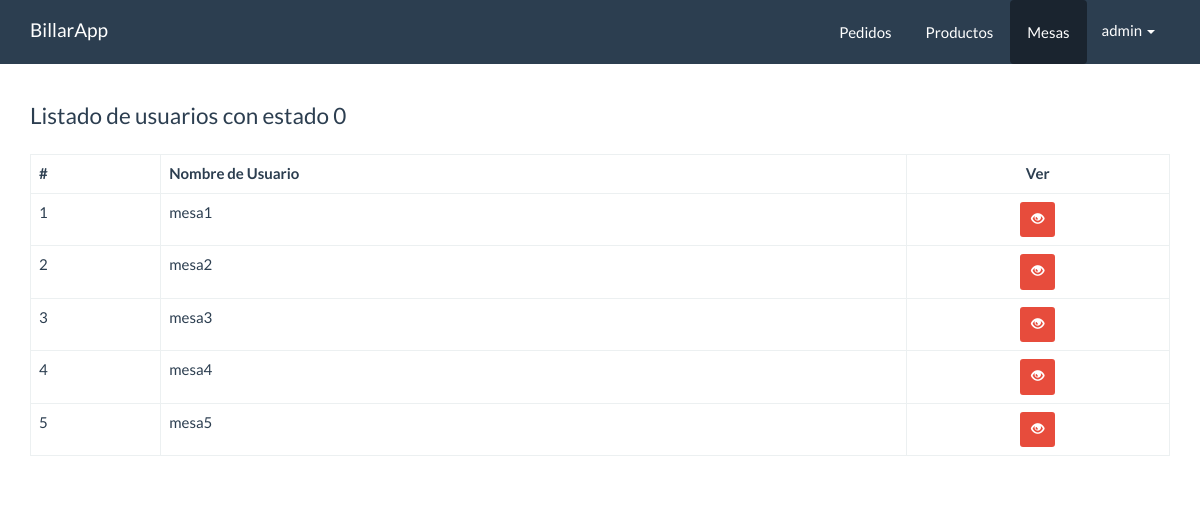
/panel/productos/mesas.php, run on the app's committed database.
### tables this page shows
CREATE TABLE `usuarios` (
  `id` int(11) NOT NULL,
  `nombre_usuario` varchar(100) NOT NULL,
  `clave` varchar(150) NOT NULL,
  `estado` int(11) NOT NULL DEFAULT 1,
  `tiempo_inicio` timestamp NULL DEFAULT NULL,
  `tiempo_fin` timestamp NULL DEFAULT NULL,
  `actual` timestamp NULL DEFAULT NULL
);

### src/Pedido.php (called while the page is built, shortened)
<?php
class Pedido
{
    private $cn = null;
    public function __construct()
    {
        $this->config = parse_ini_file(__DIR__ . '/../config.ini');
        $this->cn = new \PDO($this->config['dns'], $this->config['usuario'], $this->config['clave'], array(
            \PDO::MYSQL_ATTR_INIT_COMMAND => 'SET NAMES utf8'
        ));
    }
    public function mostrarMesas()
    {
        $sql = "SELECT nombre_usuario FROM usuarios WHERE estado = 0;
        ";
        $resultado = $this->cn->prepare($sql);
        if ($resultado->execute())
            return  $resultado->fetchAll();
        return false;
    }
}

### panel/productos/mesas.php (the view, shortened to what this page needs)
<!DOCTYPE html>
<html lang="en">
<head>
    <link rel="stylesheet" href="../../assets/css/bootstrap.min.css">
    <link rel="stylesheet" href="../../assets/css/estilos.css">
</head>
<body>
    <nav class="navbar navbar-default navbar-fixed-top">
        <div class="container">
            <div class="navbar-header">
                <a class="navbar-brand" href="../dashboard.php">BillarApp</a>
            </div>
            <div id="navbar" class="navbar-collapse collapse">
                <ul class="nav navbar-nav pull-right">
                    <li>
                        <a href="../pedidos/index.php" class="btn">Pedidos</a>
                    </li>
                    <li>
                        <a href="index.php" class="btn">Productos</a>
                    </li>
                    <li class="active">
                        <a href="" class="btn">Mesas</a>
                    </li>
                    <li class="dropdown">
                        <a href="#" class="dropdown-toggle" data-toggle="dropdown" role="button" aria-haspopup="true" aria-expanded="false">admin <span class="caret"></span></a>
                    </li>
                </ul>
            </div>
        </div>
    </nav>
    <div class="container" id="main">
        <div class="row">
            <div class="col-md-12">
                <fieldset>
                    <legend>Listado de usuarios con estado 0</legend>
                    <table class="table table-bordered">
                        <thead>
                            <tr>
                                <th>#</th>
                                <th>Nombre de Usuario</th>
                                <th class="text-center">Ver</th>
                            </tr>
                        </thead>
                        <tbody>
                            <?php
                            $pedido = new billar\Pedido;
                            $info_pedido = $pedido->mostrarMesas();
                            $cantidad = count($info_pedido);
                            if ($cantidad > 0) {
                                $c = 0;
                                for ($x = 0; $x < $cantidad; $x++) {
                                    $c++;
                                    $item = $info_pedido[$x];
                            ?>
                                    <tr>
                                        <td><?php echo $c; ?></td>
                                        <td><?php echo $item['nombre_usuario']; ?></td>
                                        <td class="text-center">
                                            <a href="../pedidos/ver_mesa.php?id=<?php echo urlencode($item['nombre_usuario']); ?>" class="btn btn-danger btn-sm"><span class="glyphicon glyphicon-eye-open"></span></a>
                                        </td>
                                    </tr>
                                <?php
                                }
                            } else {
                                ?>
                                <tr>
                                    <td colspan="3">NO HAY REGISTROS</td>
                                </tr>
                            <?php } ?>
                        </tbody>
                    </table>
                </fieldset>
            </div>
        </div>
    </div>
</body>
</html>

### assets/css/estilos.css (style rules this page uses)
#main { margin-top: 100px; }

### data on the page
usuarios: nombre_usuario "mesa1"
usuarios: nombre_usuario "mesa2"
usuarios: nombre_usuario "mesa3"
usuarios: nombre_usuario "mesa4"
usuarios: nombre_usuario "mesa5"
